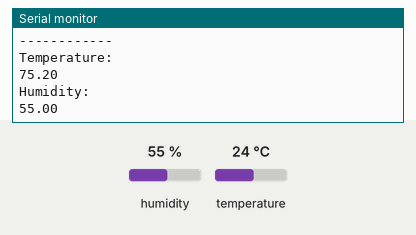
Simulated run of this sketch. Board: Arduino Uno, built with avr-gcc and run on an emulated ATmega328P. Shown: the last lines printed to the serial monitor. The inputs (shaded band) are chosen by the test bench; at power-on: humidity 55 %, temperature 24 °C.

Above: at 3.8 s.
3.9 s: humidity set to 22 %
At 7.4 s:
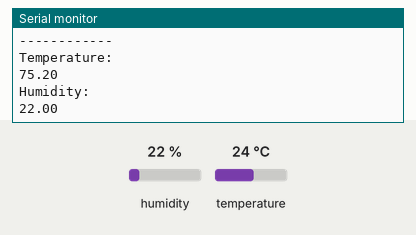
7.8 s: temperature set to 12 °C
At 9.5 s:
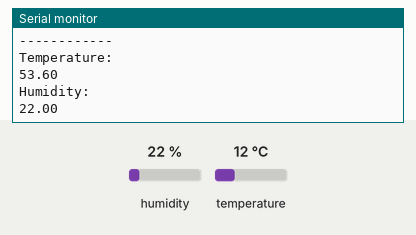
11.7 s: humidity set to 40 %
At 12.7 s:
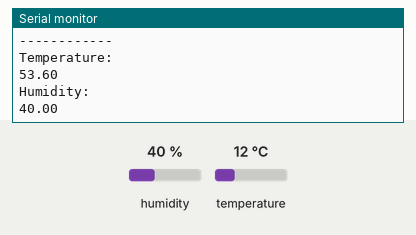
Timing chart, 0 to 14.7 s (numbered marks = the images above; inputs shaded):
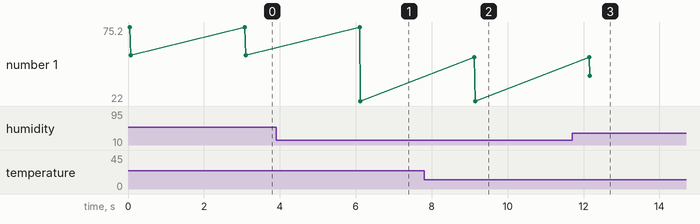

The sketch:

DHT11_Updated.ino
```cpp
//www.elegoo.com
//2018.10.25


#include <DHT.h>

DHT dht(2, DHT11);


/*
 * Initialize the serial port.
 */
void setup( )
{
  dht.begin();
  Serial.begin(9600);
}

void loop( )
{
  float temp = dht.readTemperature(true);
  float humidity = dht.readHumidity();
  Serial.println("------------");
  Serial.println("Temperature:");
  Serial.println(temp);
  Serial.println("Humidity:");
  Serial.println(humidity);
  delay(3000);
}
```

Measured:
- after the input at 3.9 s, the serial monitor: prints a new line after 2.2 s (image 1)
- after the input at 7.8 s, the serial monitor: prints a new line after 1.3 s (image 2)
- after the input at 11.7 s, the serial monitor: prints a new line after 0.47 s (image 3)
- plotted number 1: 55 → 22 after the input at 3.9 s, 22 → 40 after the input at 11.7 s
